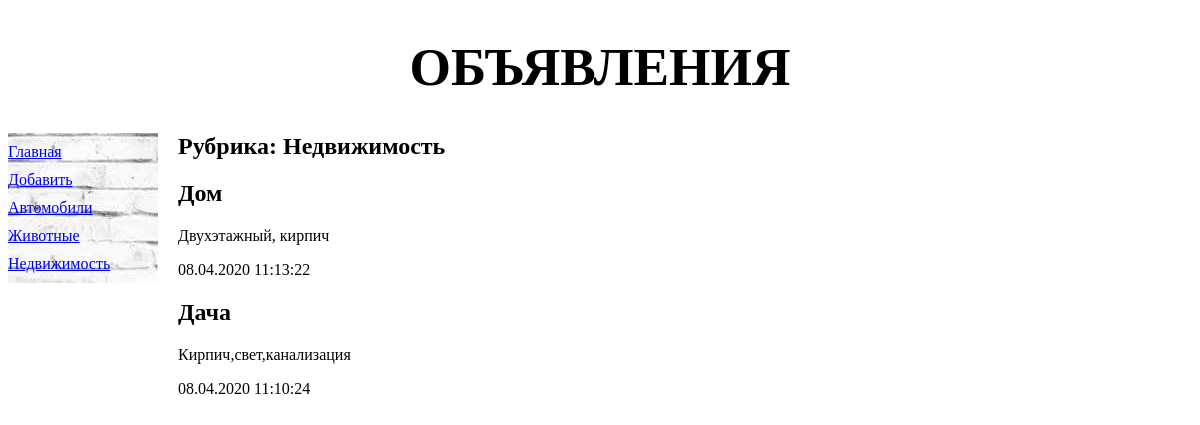
Screenshot of /bboard/1/ with the database file from the repository.
### bboard/models.py (models this page shows, shortened)
class Rubric(models.Model):
    name = models.CharField(max_length=20, db_index=True,
                            verbose_name='Название')
    class Meta:
        verbose_name_plural = 'Рубрики'
        verbose_name = 'Рубрика'
        ordering = ['name']

class Db(models.Model):
    title = models.CharField(max_length=50, verbose_name='Название')
    content = models.TextField(null=True, blank=True, verbose_name='Описание')
    price = models.FloatField(null=True, blank=True, verbose_name='Цена')
    published = models.DateTimeField(auto_now_add=True, db_index=True, verbose_name='Дата публикации')
    rubric = models.ForeignKey('Rubric', null=True,
                               on_delete=models.PROTECT, verbose_name='Рубрика')
    class Meta:
        verbose_name_plural = 'Объявления'
        verbose_name = 'Объявление'
        ordering = ['-published']

### bboard/views.py (the view)
# urls.py: path('<int:rubric_id>/', by_rubric, name='by_rubric'),
def by_rubric(request, rubric_id):
    bbs = Db.objects.filter(rubric=rubric_id)
    rubrics = Rubric.objects.all()
    current_rubric = Rubric.objects.get(pk=rubric_id)
    context = {'bbs': bbs, 'rubrics': rubrics,
               'current_rubric': current_rubric}
    return render(request, 'bboard/by_rubric.html', context)

### bboard/templates/bboard/by_rubric.html (shortened to what this page needs)
<!DOCTYPE html>
<html>
<head>
    {% extends "layout/basic.html" %}
    {% block content %}
        <h2>Рубрика: {{ current_rubric.name }}</h2>
        {% for bb in bbs %}
            <div>
                <h2>{{ bb.title }}</h2>
                <p>{{ bb.content }}</p>
                <p>{{ bb.published|date:"d.m.Y H:i:s" }}</p>
            </div>
        {% endfor %}
    {% endblock %}

### bboard/templates/layout/basic.html (shortened to what this page needs)
{% load static %}
<!DOCTYPE html>
<html lang="en">
<head>
    <link rel="stylesheet" href="{% static 'bboard/style.css' %}">
</head>
<body>
    <header>
        <h1>Объявления</h1>
    </header>
    <nav>
        <a href="{% url 'index' %}">Главная</a>
        <a href="{% url 'add' %}">Добавить</a>
        {% for rubric in rubrics %}
            <a href="{% url 'by_rubric' rubric.pk %}">{{ rubric.name }}</a>
        {% endfor %}
    </nav>
    <section>
        {% block content %}
        {% endblock %}
    </section>
</body>
</html>

### bboard/static/bboard/style.css (style rules this page uses)
header h1 { font-size: 40pt; text-transform: uppercase; text-align: center; }
nav { background: url("bg.jpg") no-repeat; font-size: 16px; width: 150px; float: left; }
nav a { display: block; margin: 10px 0; }
section { margin-left: 170px; }

### rows the page displays
Rubric: name "Автомобили"
Rubric: name "Животные"
Rubric: name "Недвижимость"
Db: title "Дом", content "Двухэтажный, кирпич", published "08.04.2020 11:13:22"
Db: title "Дача", content "Кирпич,свет,канализация", published "08.04.2020 11:10:24"
